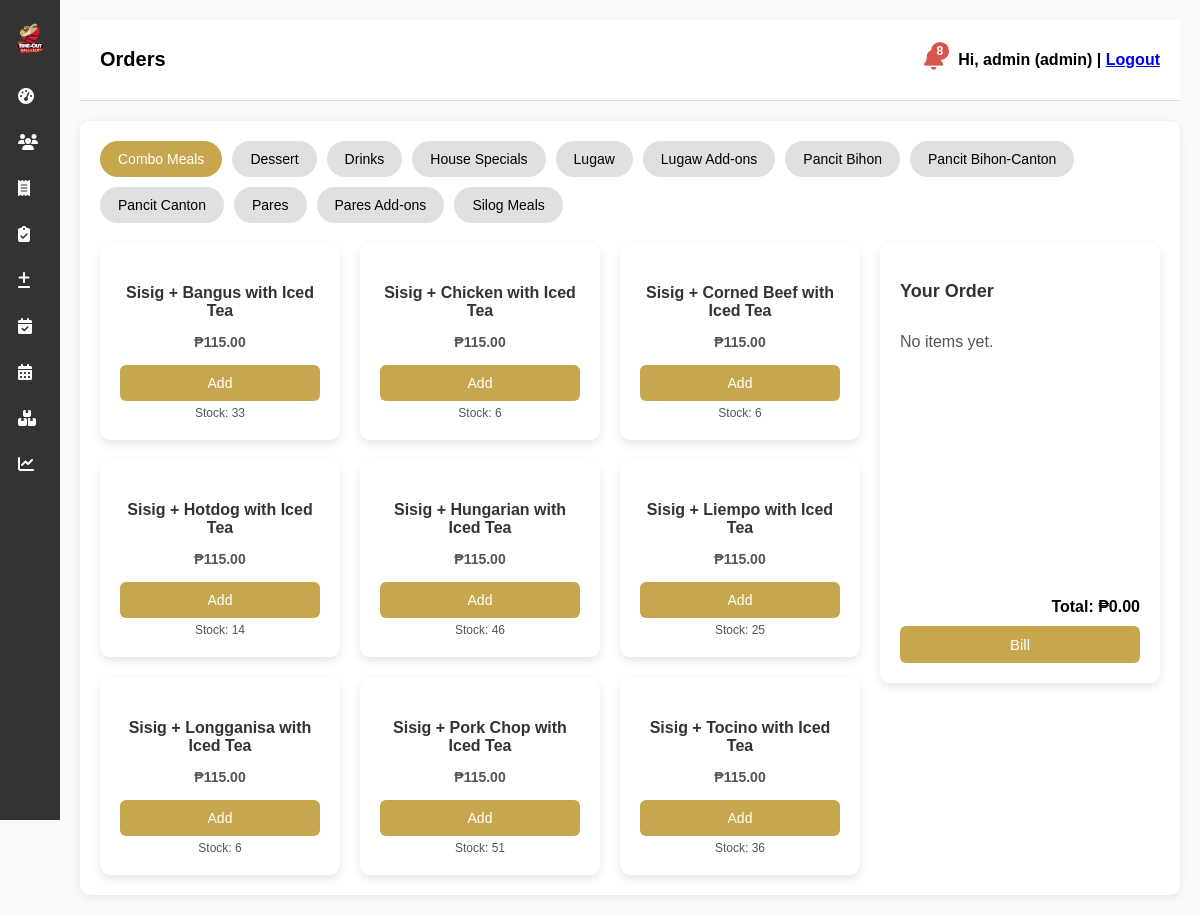
The app's page /pages/orders.php (signed in) with its own data.
### tables this page shows
CREATE TABLE menu_items (
  id INTEGER PRIMARY KEY AUTOINCREMENT,
  item_name TEXT NOT NULL,
  price REAL NOT NULL,
  category TEXT NOT NULL,
  stock INTEGER NOT NULL DEFAULT 0,
  available INTEGER NOT NULL DEFAULT 1
);

### demo/db_sqlite.php (called while the page is built, shortened)
<?php
class DemoResult
{
    public $num_rows = 0;
    private $rows;
    private $i = 0;
    public function __construct(array $rows)
    {
        $this->rows = $rows;
        $this->num_rows = count($rows);
    }
    public function fetch_assoc() { return $this->i < $this->num_rows ? $this->rows[$this->i++] : null; }
}
class DemoStmt
{
    private $conn;
    private $sql;
    private $rows = null;
    public function __construct(DemoMysqli $conn, string $sql) { $this->conn = $conn; $this->sql = $sql; }
    public function execute($params = null)
    {
        $db = $this->conn->sqlite();
        $stmt = @$db->prepare($this->sql);
        $res = @$stmt->execute();
        $this->rows = [];
        if ($res->numColumns() > 0) {
            while (($r = $res->fetchArray(SQLITE3_ASSOC)) !== false) $this->rows[] = $r;
        }
        $this->affected_rows = $db->changes();
        $this->insert_id = $db->lastInsertRowID();
        $this->conn->insert_id = $this->insert_id;
        $this->conn->affected_rows = $this->affected_rows;
        return true;
    }
    public function get_result()   { return new DemoResult($this->rows ?? []); }
}
class DemoMysqli
{
    private $db;
    public function __construct(string $path)
    {
        $this->db = new SQLite3($path);
        $this->db->busyTimeout(3000);
        $this->db->exec('PRAGMA foreign_keys = ON');
        $this->db->createFunction('NOW', fn() => date('Y-m-d H:i:s'), 0);
        $this->db->createFunction('CURDATE', fn() => date('Y-m-d'), 0);
        $this->db->createFunction('CURTIME', fn() => date('H:i:s'), 0);
        $this->db->createFunction('DAY', fn($d) => $d === null ? null : (int) date('j', strtotime($d)), 1);
        $this->db->createFunction('MONTH', fn($d) => $d === null ? null : (int) date('n', strtotime($d)), 1);
        $this->db->createFunction('YEAR', fn($d) => $d === null ? null : (int) date('Y', strtotime($d)), 1);
        $this->db->createFunction('CONCAT', fn(...$a) => in_array(null, $a, true) ? null : implode('', $a), -1);
    }
    public function sqlite() { return $this->db; }
    public function query($sql)
    {
        $res = @$this->db->query($sql);
        if ($res->numColumns() === 0) return true;
        $rows = [];
        while (($r = $res->fetchArray(SQLITE3_ASSOC)) !== false) $rows[] = $r;
        return new DemoResult($rows);
    }
    public function prepare($sql)
    {
        return new DemoStmt($this, $sql);
    }
}
function demo_db(): DemoMysqli
{
    $dir = is_dir('/persist') && is_writable('/persist') ? '/persist/ballalo-demo' : sys_get_temp_dir() . '/ballalo-demo';
    $path = $dir . '/restaurant.sqlite';
    $fresh = !file_exists($path);
    $conn = new DemoMysqli($path);
    if ($fresh) {
        $db = $conn->sqlite();
        $anchor = $db->querySingle("SELECT value FROM demo_meta WHERE key = 'anchor_date'");
        $shift = (int) round((strtotime(date('Y-m-d')) - strtotime($anchor)) / 86400);
        if ($shift !== 0) {
            $s = ($shift > 0 ? '+' : '') . $shift . ' days';
            $db->exec("UPDATE orders SET order_date = datetime(order_date, '$s')");
            $db->exec("UPDATE reservations SET reservation_date = date(reservation_date, '$s'), created_at = datetime(created_at, '$s')");
        }
        $hash = password_hash('demo1234', PASSWORD_DEFAULT);
        $st = $db->prepare("UPDATE users SET password = :h WHERE password = '__DEMO__'");
        $st->bindValue(':h', $hash, SQLITE3_TEXT);
        $st->execute();
    }
    return $conn;
}

### config/db.php (called while the page is built)
<?php
require_once __DIR__ . '/../demo/db_sqlite.php';
$conn = demo_db();

### pages/orders.php (the view, shortened to what this page needs)
<?php
include '../config/db.php';
$activeUser = $_SESSION['users'][$_SESSION['active_user_id']];
$pageTitle  = "Orders";
$role       = $activeUser['role'];
$conn->query("UPDATE menu_items SET available = 0 WHERE stock <= 0");
$conn->query("UPDATE menu_items SET available = 1 WHERE stock > 0");
$categories = [];
$result = $conn->query("SELECT DISTINCT category FROM menu_items ORDER BY category ASC");
if ($result && $result->num_rows > 0) {
    while ($row = $result->fetch_assoc()) {
        $categories[] = $row['category'];
    }
}
$menuItems = [];
$stmt = $conn->prepare("SELECT * FROM menu_items WHERE available = 1 ORDER BY category, item_name");
$stmt->execute();
$res = $stmt->get_result();
while ($row = $res->fetch_assoc()) {
    $menuItems[$row['category']][] = $row;
}
?>
<!DOCTYPE html>
<html lang="en">
<head>
    <link rel="stylesheet" href="../assets/css/sidebar.css">
    <link rel="stylesheet" href="../assets/css/orders.css">
    <link rel="stylesheet" href="../assets/css/dashboard.css">
    <link rel="stylesheet" href="https://cdnjs.cloudflare.com/ajax/libs/font-awesome/6.5.0/css/all.min.css">
</head>
<body>
    <?php include '../includes/sidebar.php'; ?>
    <div class="main">
        <?php include '../includes/header.php'; ?>
        <div class="content">
            <div class="categories">
                <?php if (count($categories) > 0): ?>
                    <?php foreach ($categories as $i => $cat): ?>
                        <button class="<?= $i === 0 ? 'active' : '' ?>" onclick="showCategory('cat<?= $i ?>', event)">
                            <?= htmlspecialchars($cat) ?>
                        </button>
                    <?php endforeach; ?>
                <?php else: ?>
                    <p>No categories found. Add some in Manage Orders.</p>
                <?php endif; ?>
            </div>
            <div class="orders-container">
                <div class="items">
                    <?php foreach ($categories as $i => $cat): ?>
                        <div class="category" id="cat<?= $i ?>" style="<?= $i === 0 ? '' : 'display:none;' ?>">
                            <?php if (!empty($menuItems[$cat])): ?>
                                <?php foreach ($menuItems[$cat] as $item): ?>
                                    <div class="card <?= $item['available'] ? '' : 'disabled' ?>">
                                        <h4><?= htmlspecialchars($item['item_name']) ?></h4>
                                        <p>₱<?= number_format($item['price'], 2) ?></p>
                                        <?php if ($item['available'] && $item['stock'] > 0): ?>
                                            <button onclick="addOrder('<?= addslashes($cat) ?>','<?= addslashes($item['item_name']) ?>', <?= $item['price'] ?>)">Add</button>
                                            <small>Stock: <?= $item['stock'] ?></small>
                                        <?php else: ?>
                                            <button disabled>Out of Stock</button>
                                            <small>Stock: 0</small>
                                        <?php endif; ?>
                                    </div>
                                <?php endforeach; ?>
                            <?php else: ?>
                                <p>No items available in this category.</p>
                            <?php endif; ?>
                        </div>
                    <?php endforeach; ?>
                </div>
                <div class="order-summary">
                    <h3>Your Order</h3>
                    <div class="order-list" id="orderList">
                        <p>No items yet.</p>
                    </div>
                    <div class="order-footer">
                        <div class="order-total">
                            <strong>Total: ₱<span id="orderTotal">0.00</span></strong>
                        </div>
                        <form id="billForm" method="POST" action="billing.php">
                            <button type="submit" class="bill-btn" onclick="prepareBill()">Bill</button>
                        </form>
                    </div>
                </div>
            </div>
        </div>
    </div>
</body>
</html>

### includes/sidebar.php (shortened to what this page needs)
<div class="sidebar" id="sidebar">
    <div class="logo">
        <img src="../assets/images/timeoutlogo.png" alt="TimeOut Logo" class="logo-img">
    </div>
    <ul>
        <?php if ($role === 'admin'): ?>
            <li><a href="dashboard.php"><i class="fas fa-tachometer-alt"></i><span class="link-text"> Dashboard</span></a></li>
            <li><a href="manage_users.php"><i class="fas fa-users"></i><span class="link-text"> Manage Users</span></a></li>
            <li><a href="orders.php"><i class="fas fa-receipt"></i><span class="link-text"> Orders</span></a></li>
            <li><a href="manage_orders.php"><i class="fa-solid fa-clipboard-check"></i><span class="link-text"> Manage Orders</span></a></li>
            <li><a href="manage_menu.php"><i class="fas fa-solid fa-plus-minus"></i><span class="link-text"> Manage Menu</span></a></li>
            <li><a href="reservations.php"><i class="fas fa-calendar-check"></i><span class="link-text"> Reservations</span></a></li>
            <li><a href="manage_reservations.php"><i class="fas fa-calendar-alt"></i><span class="link-text"> Manage Reservations</span></a></li>
            <li><a href="manage_inventory.php"><i class="fas fa-boxes"></i><span class="link-text"> Inventory</span></a></li>
            <li><a href="customer_analytics.php"><i class="fas fa-chart-line"></i><span class="link-text"> Customer Analytics</span></a></li>
        <?php endif; ?>
    </ul>
</div>

### includes/header.php (shortened to what this page needs)
<div class="header">
    <h1>
        <?php
        echo isset($pageTitle) ? $pageTitle : "Untitled Page";
        ?>
    </h1>
    <div class="user-info" style="position: relative; display: flex; align-items: center; gap: 15px;">
        <?php
        if (isset($_SESSION['active_user_id']) && isset($_SESSION['users'][$_SESSION['active_user_id']])):
            $activeUser = $_SESSION['users'][$_SESSION['active_user_id']];
            include '../config/db.php';
            $lowStockQuery = $conn->query("SELECT item_name, stock FROM menu_items WHERE stock < 10 ORDER BY stock ASC");
            $lowStockCount = $lowStockQuery->num_rows;
        ?>
        <div class="notification" style="position: relative;">
            <i class="fa-solid fa-bell" style="font-size: 22px; cursor: pointer; color: <?= $lowStockCount > 0 ? '#d9534f' : '#777'; ?>;"
                onclick="toggleNotificationDropdown()"></i>
            <?php if ($lowStockCount > 0): ?>
                <span class="notif-count"
                    style="position: absolute; top: -6px; right: -6px; background: #d9534f; color: white;
                           border-radius: 50%; font-size: 12px; padding: 2px 6px;">
                    <?= $lowStockCount ?>
                </span>
            <?php endif; ?>
        </div>
        <div>
            Hi, <?= htmlspecialchars($activeUser['username']) ?> (<?= htmlspecialchars($activeUser['role']) ?>) |
            <a href="../pages/logout.php" class="logout-link"
               onclick="return confirm('Are you sure you want to logout?');">Logout</a>
        </div>
        <?php else: ?>
            <a href="../index.php">Login</a>
        <?php endif; ?>
    </div>
</div>

### assets/css/sidebar.css (style rules this page uses)
.sidebar { width: 60px; height: 100vh; background: #333; color: white; position: fixed; top: 0; left: 0; padding-top: 20px; transition: width 0.3s ease; overflow-x: hidden; white-space: nowrap; z-index: 1000; }
.sidebar img { display: block; margin: 0 auto 15px; width: 40px; transition: width 0.3s ease; }
.sidebar ul { list-style: none; padding: 0; margin: 0; }
.sidebar ul li { margin: 5px 0; }
.sidebar a { display: flex; align-items: center; gap: 10px; padding: 12px 15px; color: white; text-decoration: none; font-size: 15px; transition: background 0.3s; }
.main { margin-left: 60px; padding: 20px; transition: margin-left 0.3s ease; }

### assets/css/orders.css (style rules this page uses)
body { font-family: Arial, sans-serif; background: #f5f5f5; margin: 0; padding: 0; }
.main { margin-left: 220px; padding: 20px; transition: margin-left 0.3s ease; }
.sidebar.collapsed ~ .main { margin-left: 60px; }
.content { background: #fff; padding: 20px; border-radius: 10px; box-shadow: 0 2px 8px rgba(0,0,0,0.08); min-height: 80vh; display: flex; flex-direction: column; }
.categories { display: flex; flex-wrap: wrap; gap: 10px; margin-bottom: 20px; z-index: 10; position: relative; }
.categories button { background: #e0e0e0; border: none; padding: 10px 18px; border-radius: 20px; font-size: 14px; cursor: pointer; transition: all 0.2s ease; }
.categories button.active, .categories button:hover { background: #c6a74e; color: #fff; }
.orders-container { display: grid; grid-template-columns: minmax(0, 1fr) 280px; gap: 20px; align-items: flex-start; flex: 1; position: relative; transition: all 0.3s ease; }
.category { display: grid; grid-template-columns: repeat(auto-fill, minmax(220px, 1fr)); gap: 20px; }
.card { background: #fff; border-radius: 10px; box-shadow: 0 4px 10px rgba(0,0,0,0.1); padding: 20px; text-align: center; transition: transform 0.2s ease, box-shadow 0.2s ease; }
.card h4 { font-size: 16px; font-weight: 600; color: #333; margin-bottom: 8px; }
.card p { font-size: 14px; font-weight: bold; color: #444; margin-bottom: 15px; }
.card button { background: #c6a74e; color: #fff; border: none; padding: 10px 12px; border-radius: 6px; font-size: 14px; cursor: pointer; transition: background 0.2s ease; width: 100%; }
.order-summary { position: sticky; top: 20px; background: #fff; border-radius: 10px; padding: 20px; box-shadow: 0 4px 10px rgba(0,0,0,0.1); height: 50vh; max-width: 280px; display: flex; flex-direction: column; z-index: 5; }
.order-summary h3 { font-size: 18px; margin-bottom: 15px; color: #333; }
.order-list { flex: 1; max-height: calc(60vh - 100px); overflow-y: auto; margin-bottom: 15px; }
.order-total { font-size: 16px; font-weight: bold; margin-top: 10px; text-align: right; }
.bill-btn { background: #c6a74e; color: #fff; border: none; padding: 10px 12px; border-radius: 6px; font-size: 15px; cursor: pointer; transition: background 0.2s ease; width: 100%; margin-top: 10px; }

### assets/css/dashboard.css (style rules this page uses)
body { margin: 0; font-family: Arial, sans-serif; background: #f9f9f9; }
.sidebar { width: 60px; height: 100vh; background: #333; color: white; position: fixed; top: 0; left: 0; padding-top: 20px; transition: width 0.3s ease; overflow: hidden; z-index: 1000; }
.sidebar img { display: block; margin: 0 auto 15px; width: 40px; transition: width 0.3s ease; }
.sidebar ul { list-style: none; padding: 0; margin: 0; }
.sidebar ul li { margin: 5px 0; }
.sidebar a { display: flex; align-items: center; gap: 10px; padding: 12px 15px; color: white; text-decoration: none; font-size: 15px; transition: background 0.3s; white-space: nowrap; }
.main { margin-left: 60px; padding: 20px; transition: margin-left 0.3s ease; }
.header { display: flex; justify-content: space-between; align-items: center; background: white; padding: 15px 20px; border-bottom: 1px solid #ddd; }
.header h1 { font-size: 20px; }
.header .user-info { font-weight: bold; }
.content { margin-top: 20px; }
.content p { color: #555; }
.sidebar a i { font-size: 16px; width: 20px; text-align: center; }
.sidebar ul li { margin: 5px 0; border-radius: 6px; }

### pages/orders.php (style rules this page uses)
.card small { display: block; margin-top: 5px; font-size: 12px; color: #555; }

### records on screen
menu_items: item_name "Sisig + Bangus with Iced Tea", price "115.00", stock "33"
menu_items: item_name "Sisig + Chicken with Iced Tea", price "115.00", stock "6"
menu_items: item_name "Sisig + Corned Beef with Iced Tea", price "115.00", stock "6"
menu_items: item_name "Sisig + Hotdog with Iced Tea", price "115.00", stock "14"
menu_items: item_name "Sisig + Hungarian with Iced Tea", price "115.00", stock "46"
menu_items: item_name "Sisig + Liempo with Iced Tea", price "115.00", stock "25"
menu_items: item_name "Sisig + Longganisa with Iced Tea", price "115.00", stock "6"
menu_items: item_name "Sisig + Pork Chop with Iced Tea", price "115.00", stock "51"
menu_items: item_name "Sisig + Tocino with Iced Tea", price "115.00", stock "36"

### other values on screen
$pageTitle "Orders"
$lowStockCount "8"
$activeUser['username'] "admin"
$activeUser['role'] "admin"
$cat "Combo Meals"
$cat "Dessert"
$cat "Drinks"
$cat "House Specials"
$cat "Lugaw"
$cat "Lugaw Add-ons"
$cat "Pancit Bihon"
$cat "Pancit Bihon-Canton"
$cat "Pancit Canton"
$cat "Pares"
$cat "Pares Add-ons"
